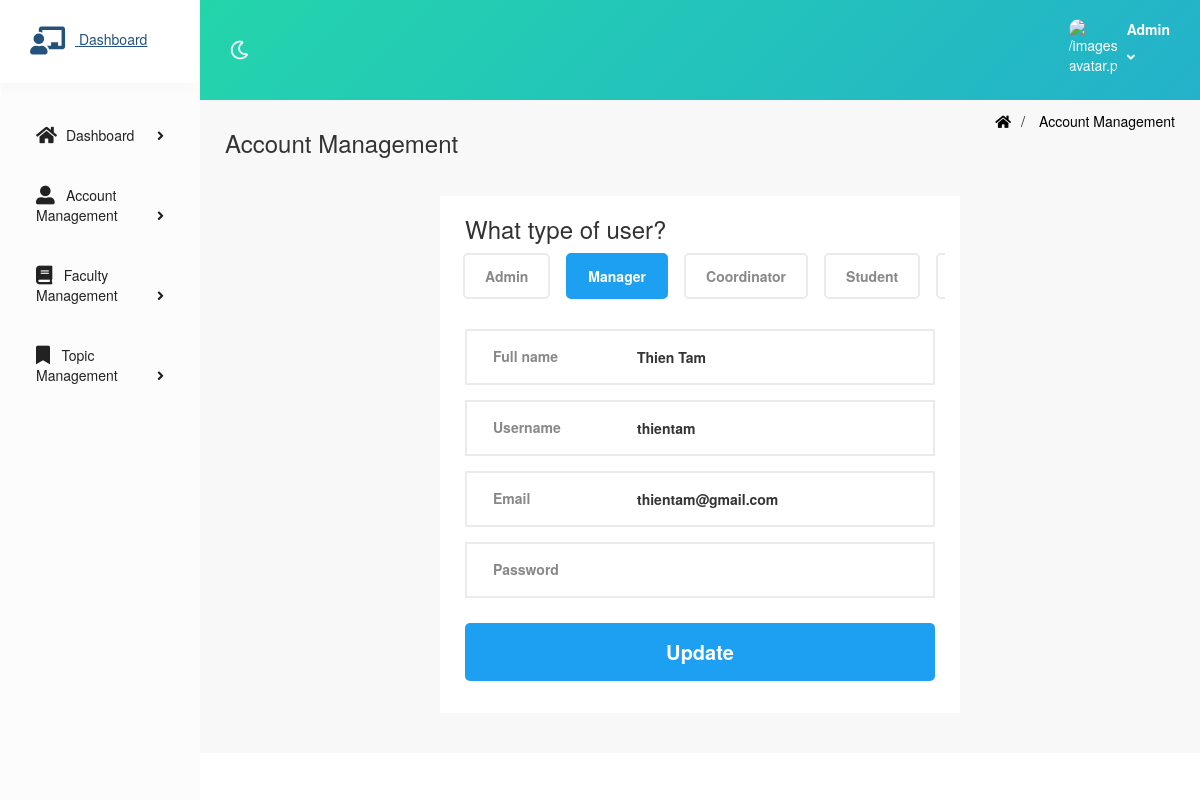
The page /admin/account.php?source=edit_user&p_id=20 (signed in) on the database its author committed.
### tables this page shows
CREATE TABLE `roles` (
  `role_id` int(3) NOT NULL,
  `role_name` varchar(255) NOT NULL,
  `description` varchar(255) NOT NULL
);

CREATE TABLE `users` (
  `user_id` int(3) NOT NULL,
  `username` varchar(255) NOT NULL,
  `password` varchar(255) NOT NULL,
  `fullname` varchar(255) DEFAULT NULL,
  `user_email` varchar(255) NOT NULL,
  `user_image` text,
  `user_role` int(3) NOT NULL,
  `user_faculty_id` int(3) NOT NULL,
  `randSalt` varchar(255) DEFAULT '$2y$10$iusesomescrazystrings22',
  `createdAt` date NOT NULL
);

### admin/functions.php (called while the page is built, shortened)
<?php
function escape($string)
{
    global $connection;
    return mysqli_real_escape_string($connection, trim($string));
}

### admin/includes/edit_user.php (the view, shortened to what this page needs)
<div class="container-fluid mt-5" style="width: 520px;background: #fff; margin: 0 auto;">
    <div class="sign-up-content">
        <form method="POST" class="signup-form">
            <?php
            if (isset($_GET['p_id'])) {
                $the_user_id = escape($_GET['p_id']);
                $query = "SELECT * FROM users WHERE user_id = {$the_user_id}";
                $select_user_query = mysqli_query($connection, $query);
                if (mysqli_num_rows($select_user_query) == 1) {
                    $row = mysqli_fetch_array($select_user_query, MYSQLI_ASSOC);
                    $fullname = $row["fullname"];
                    $username = $row["username"];
                    $email    = $row["user_email"];
                    $role     = $row["user_role"];
                }
            }
            else {
                header("Location: ../admin/account.php");
            }
            ?>
            <h2 class="form-title">What type of user?</h2>
            <div class="form-radio-addUser">
                <?php
                $query = "SELECT * FROM roles";
                $get_roles_query = mysqli_query($connection, $query);
                while ($row = mysqli_fetch_assoc($get_roles_query)) {
                    $id   = $row['role_id'];
                    $name = $row['role_name'];
                    if ($name == "Admin" || $name == "Manager") {
                        if($id == $role)
                        {
                            echo "<label for='{$name}'>{$name}</label>";
                        }
                        else
                        {
                            echo "<label for='{$name}'>{$name}</label>";
                        }
                    } else {
                        if($id == $role)
                        {
                            echo "<input onclick='showChecked()' type='radio' name='role' value='{$id}' id='{$name}' checked/>";
                            echo "<label for='{$name}'>{$name}</label>";
                            echo "<script>
                                    $(document).ready(function() {
                                        showChecked();
                                    })
                                 </script>";
                        }
                        else
                        {
                            echo "<label for='{$name}'>{$name}</label>";
                        }
                    }
                }
                ?>
            </div>
            <div class="form-textbox-addUser">
                <div class="wrapper__input-field" style="position:relative;">
                    <label for="name">Full name</label>
                    <input type="text" name="fullname" id="fullname" class="input-addUser mb-2" value="<?php echo $fullname; ?>" autocomplete="on" />
                </div>
            </div>
            <div class="form-textbox-addUser">
                <div class="wrapper__input-field" style="position:relative;">
                    <label for="name">Username</label>
                    <input type="text" name="username" id="username" class="input-addUser mb-2" value="<?php echo $username; ?>" autocomplete="on" />
                </div>
            </div>
            <div class="form-textbox-addUser">
                <div class="wrapper__input-field" style="position:relative;">
                    <label for="email">Email</label>
                    <input type="email" name="email" id="email" class="input-addUser mb-2" value="<?php echo $email;?>" autocomplete="on" />
                </div>
            </div>
            <div class="form-textbox-addUser">
                <div class="wrapper__input-field" style="position:relative;">
                    <label for="pass">Password</label>
                    <input type="password" name="password" id="password" class="input-addUser mb-2" value="" autocomplete="on" />
                </div>
            </div>
            <div class="form-textbox-addUser">
                <input type="submit" name="submit" id="submit" class="submit-addUser" value="Update" />
            </div>
        </form>
    </div>
</div>

### admin/css/style.css (style rules this page uses)
* { margin: 0; padding: 0; outline: 0; text-decoration: none; list-style-type: none; }
.table-title h2 { margin: 5px 0 0; font-size: 24px; }
.sign-up-content { padding: 15px 10px 32px 10px; position: relative; z-index: 99; }
.form-radio-addUser { margin: 0 -10px; margin-bottom: 20px; display: flex; overflow-x: scroll; }
.form-radio-addUser input+label { margin: 10px 8px; padding: 11px 20px; box-sizing: border-box; position: relative; display: inline-block; align-items: center; border: solid 2px #ebebeb; background-color: #FFF; font-size: 14px; font-weight: 600; color: #888; text-align: center; transition: border-color .15s ease-out, color .25s ease-out, background-color .15s ease-out, box-shadow .15s ease-out; border-radius: 5px; -moz-border-radius: 5px; -webkit-border-radius: 5px; -o-border-radius: 5px; -ms-border-radius: 5px; }
.form-radio-addUser input:checked+label { background-color: #1da0f2; color: #FFF; border-color: #1da0f2; z-index: 1; }
.form-textbox-addUser label { position: absolute; left: 28px; top: 45%; transform: translateY(-50%); -moz-transform: translateY(-50%); -webkit-transform: translateY(-50%); -o-transform: translateY(-50%); -ms-transform: translateY(-50%); font-weight: 600; color: #888; font-size: 14px; }
.input-addUser { border: solid 2px #ebebeb; box-sizing: border-box; width: 100%; font-weight: 700; font-size: 14px; padding: 16px 30px 16px 170px; }
.submit-addUser { background: #1da0f2; color: #FFF; border: none; padding: 15px 20px; font-size: 20px; width: 100%; margin-top: 10px; font-weight: 600; border-radius: 5px; -moz-border-radius: 5px; -webkit-border-radius: 5px; -o-border-radius: 5px; -ms-border-radius: 5px; }

### rows shown on the page
roles: role_name "Admin"
roles: role_name "Manager"
roles: role_name "Coordinator"
roles: role_name "Student"
users: fullname "Thien Tam", username "thientam", email "thientam@gmail.com"

### other values the page prints
$_SESSION['username'] "Admin"
